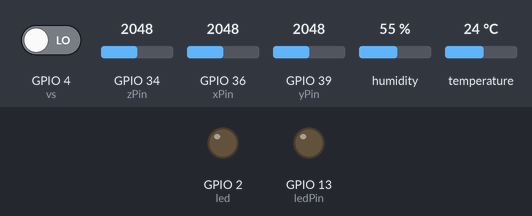
A sketch run on a simulated ESP32. Parts: output pins drawn as LEDs (lit = HIGH). Inputs (shaded band) come from the test bench; at power-on: GPIO 34 (zPin) = 2048, GPIO 4 (vs) LOW, GPIO 36 (xPin) = 2048, GPIO 39 (yPin) = 2048, humidity 55 %, temperature 24 °C. WiFi joins after 1.5 s; servers stay silent unless stated; storage starts empty; random numbers use the default seed unless the sketch sets one; what the sketch prints to the serial monitor is not drawn.

Above: at 2.8 s.
2.9 s: GPIO 34 (zPin) set to 1908
6.5 s: GPIO 34 (zPin) set to 1795
At 8.2 s:
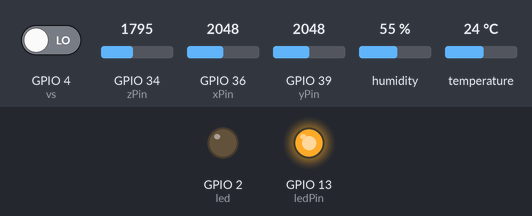
8.5 s: GPIO 34 (zPin) set to 2088
At 9.8 s:
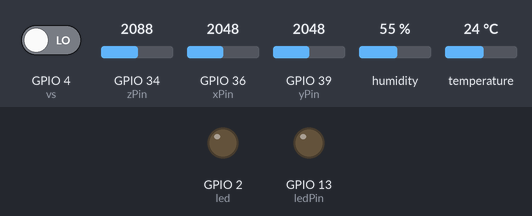
10.5 s: GPIO 34 (zPin) set to 2208
12.2 s: GPIO 34 (zPin) set to 2284
At 14.0 s:
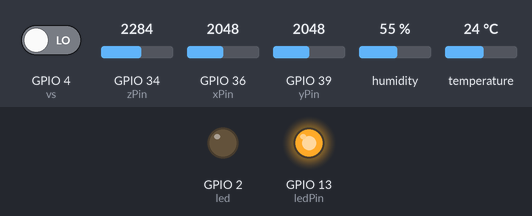
Timing chart, 0 to 15.5 s (numbered marks = the images above; inputs shaded):
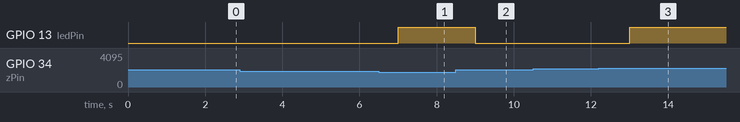

The sketch:

sketch_feb28a.ino
```cpp
#include <Wire.h>
#include <Adafruit_Sensor.h>
#include <Adafruit_BME280.h>
#include <TinyGPSPlus.h>
#include <ArduinoJson.h>
#include <WiFi.h>
#include <WebServer.h>
#include <FS.h>
#include <SPIFFS.h>

// Wi-Fi credentials
const char* ssid = "arc";
const char* password = "arc20242025";

// Web server on port 80
WebServer server(80);

// Pin definitions
#define xPin 36
#define yPin 39
#define zPin 34
#define ledPin 13
int led = 2;
int vs = 4;
#define RX_PIN 17
#define TX_PIN 16
#define SEALEVELPRESSURE_HPA (1013.25)

// Sensor objects
Adafruit_BME280 bme;
TinyGPSPlus gps;
HardwareSerial gpsSerial(2);

// Constants
const int samples = 10;
const int fallThreshold = 200;
const int numCalibrationSamples = 100;

// Calibration variables
int xOffset = 0, yOffset = 0, zOffset = 0;

// Timing
unsigned long previousMillis = 0;
const long interval = 2000; // Update every 2 seconds

// JSON file path
const char* filename = "/sensors_data.json";

// Function declarations
void calibrateSensor();
bool isTreeFalling(int x, int y, int z);

void setup() {
  Serial.begin(115200);
  while (!Serial) delay(100);

  // Initialize SPIFFS
  if (!SPIFFS.begin(true)) {
    Serial.println("Failed to mount SPIFFS");
    return;
  }

  // Connect to Wi-Fi
  WiFi.begin(ssid, password);
  while (WiFi.status() != WL_CONNECTED) {
    delay(500);
    Serial.print(".");
  }
  Serial.println("\nWiFi connected");
  Serial.print("Server IP: http://");
  Serial.println(WiFi.localIP());

  // Initialize JSON file if it doesn't exist
  if (!SPIFFS.exists(filename)) {
    File file = SPIFFS.open(filename, FILE_WRITE);
    file.println("{}"); // Empty object to start
    file.close();
  }

  // Set up server routes
  server.on("/data", []() {
    File file = SPIFFS.open(filename, FILE_READ);
    if (!file) {
      server.send(404, "text/plain", "File not found");
    } else {
      server.sendHeader("Access-Control-Allow-Origin", "*"); // CORS header
      server.streamFile(file, "application/json");
      file.close();
    }
  });

  server.begin();
  Serial.println("Server started");

  // Hardware setup
  pinMode(led, OUTPUT);
  pinMode(vs, INPUT);
  pinMode(ledPin, OUTPUT);
  digitalWrite(ledPin, LOW);
  digitalWrite(led, LOW);

  if (!bme.begin(0x76)) {
    Serial.println("BME280 failed!");
    while (1) delay(10);
  }

  gpsSerial.begin(9600, SERIAL_8N1, RX_PIN, TX_PIN);
  calibrateSensor();

  // Seed random number generator
  randomSeed(analogRead(0));
}

void loop() {
  server.handleClient();

  unsigned long currentMillis = millis();
  if (currentMillis - previousMillis >= interval) {
    previousMillis = currentMillis;

    // Real sensor data for ESP32_1
    long measurement = pulseIn(vs, HIGH);
    float frequency = (measurement > 0) ? 1000000.0 / measurement : 0.0;
    if (frequency >= 500 && frequency <= 1500) {
      digitalWrite(led, HIGH);
    } else {
      digitalWrite(led, LOW);
    }

    int xRaw = 0, yRaw = 0, zRaw = 0;
    for (int i = 0; i < samples; i++) {
      xRaw += analogRead(xPin);
      yRaw += analogRead(yPin);
      zRaw += analogRead(zPin);
      taskYIELD();
    }
    xRaw /= samples; yRaw /= samples; zRaw /= samples;
    int xZeroed = xRaw - xOffset;
    int yZeroed = yRaw - yOffset;
    int zZeroed = zRaw - zOffset;

    if (isTreeFalling(xZeroed, yZeroed, zZeroed)) {
      digitalWrite(ledPin, HIGH);
    } else {
      digitalWrite(ledPin, LOW);
    }

    float temperature = bme.readTemperature();
    float humidity = bme.readHumidity();

    // Imaginary GPS data for ESP32_1 (since GPS doesn't work indoors)
    float latitude1 = 37.7749;  // Example: San Francisco
    float longitude1 = -122.4194;

    // Current timestamp
    unsigned long timeNow = millis() / 1000; // Simple seconds counter for simulation
    char timestamp[9];
    sprintf(timestamp, "%02d:%02d:%02d", (timeNow / 3600) % 24, (timeNow / 60) % 60, timeNow % 60);

    // Simulate ESP32_2 with offsets
    int offset = random(1, 6); // Random integer 1-5
    float gpsOffset = random(1, 6) * 0.001; // Random float 0.001-0.005
    float temperature2 = temperature + offset;
    float humidity2 = humidity + offset;
    int xZeroed2 = xZeroed + offset;
    int yZeroed2 = yZeroed + offset;
    int zZeroed2 = zZeroed + offset;
    float frequency2 = frequency + offset;
    float latitude2 = latitude1 + gpsOffset;
    float longitude2 = longitude1 + gpsOffset;

    // Create JSON document
    StaticJsonDocument<2048> doc;
    doc["ESP32_1"]["temperature"] = temperature;
    doc["ESP32_1"]["humidity"] = humidity;
    doc["ESP32_1"]["accelerometer"]["x"] = xZeroed;
    doc["ESP32_1"]["accelerometer"]["y"] = yZeroed;
    doc["ESP32_1"]["accelerometer"]["z"] = zZeroed;
    doc["ESP32_1"]["vibration_frequency"] = frequency;
    doc["ESP32_1"]["gps"]["latitude"] = latitude1;
    doc["ESP32_1"]["gps"]["longitude"] = longitude1;
    doc["ESP32_1"]["timestamp"] = String(timestamp);

    doc["ESP32_2"]["temperature"] = temperature2;
    doc["ESP32_2"]["humidity"] = humidity2;
    doc["ESP32_2"]["accelerometer"]["x"] = xZeroed2;
    doc["ESP32_2"]["accelerometer"]["y"] = yZeroed2;
    doc["ESP32_2"]["accelerometer"]["z"] = zZeroed2;
    doc["ESP32_2"]["vibration_frequency"] = frequency2;
    doc["ESP32_2"]["gps"]["latitude"] = latitude2;
    doc["ESP32_2"]["gps"]["longitude"] = longitude2;
    doc["ESP32_2"]["timestamp"] = String(timestamp);

    // Write to SPIFFS
    File file = SPIFFS.open(filename, FILE_WRITE);
    if (file) {
      serializeJson(doc, file);
      file.close();
      Serial.println("JSON updated");
    } else {
      Serial.println("Failed to open file");
    }
  }
}

bool isTreeFalling(int x, int y, int z) {
  float magnitude = sqrt(x * x + y * y + z * z);
  return (magnitude > fallThreshold);
}

void calibrateSensor() {
  long xSum = 0, ySum = 0, zSum = 0;
  for (int i = 0; i < numCalibrationSamples; i++) {
    xSum += analogRead(xPin);
    ySum += analogRead(yPin);
    zSum += analogRead(zPin);
    delay(1);
    taskYIELD();
  }
  xOffset = xSum / numCalibrationSamples;
  yOffset = ySum / numCalibrationSamples;
  zOffset = zSum / numCalibrationSamples;
}
```

Measured:
- the behaviour switches between 1848 and 1847 on GPIO 34 (zPin) (found by bisection; images 0 and 1)
- the behaviour switches between 2248 and 2249 on GPIO 34 (zPin) (found by bisection; images 2 and 3)
- after the input at 2.9 s, every drawn part: stays the same
- after the input at 6.5 s, GPIO 13 (ledPin): LOW → HIGH after 0.50 s
- after the input at 8.5 s, GPIO 13 (ledPin): HIGH → LOW after 0.50 s
- after the input at 10.5 s, every drawn part: stays the same
- after the input at 12.2 s, GPIO 13 (ledPin): LOW → HIGH after 0.80 s
